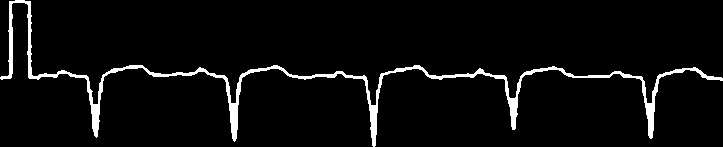
#> input picture Ali/III.jpg, 723 x 147 px
$ python digitalizer.py
#> lines starting #> are read from the running program, lines starting #| are printed output that depends on the picture; after the words box and inside, x2 and y2 are one past the last pixel; in counts of white or black regions, pixels touching at a corner belong together
#!/usr/bin/env python
# coding: utf-8

# In[1]:


import numpy as np
import matplotlib.pyplot as plt
import cv2 as cv


# In[2]:


image_name = 'III.jpg'
image = cv.imread(image_name, flags=cv.IMREAD_GRAYSCALE)
#> image is the input picture: shape (147, 723); min 0, max 255, mean 11.5
image[image<40] = 0
#> image: shape (147, 723); 2.9% of pixels changed, all inside (x1, y1, x2, y2) = (0, 0, 723, 147)
image[image>200] = 255
#> image: shape (147, 723); 4.5% white; 1 white region, box (x1, y1, x2, y2) and area: (0, 0, 723, 147) 4776


# In[3]:


plt.figure(figsize=(20,15))
plt.imshow(image)


# In[ ]:


# In[ ]:


# In[4]:


data = []
h = image.shape[0]
#> h = 147
for i, col in enumerate(image.T):
    data_point = np.mean([h-np.argmax(col==255), np.argmax(col[::-1]==255)])
    data.append((i,data_point))
#> this loop made 723 passes
#> data_point on passes 1 to 3: 69, 69, 69
#> after the loop, data = 723 pairs, first value 0 to 722, second value 21 to 145.5


# In[5]:


data = np.array(data)


# In[13]:


plt.figure(figsize=(15,9))

plt.plot(data[:,0], data[:,1], lw=5)
#plt.plot(data[:,0], data[:,1],'8')
plt.title('Digitalized output', size=15)
plt.xlabel('t', size=15)
plt.ylabel('voltage\n(non normalized)', size=15)
plt.savefig('output.jpg')
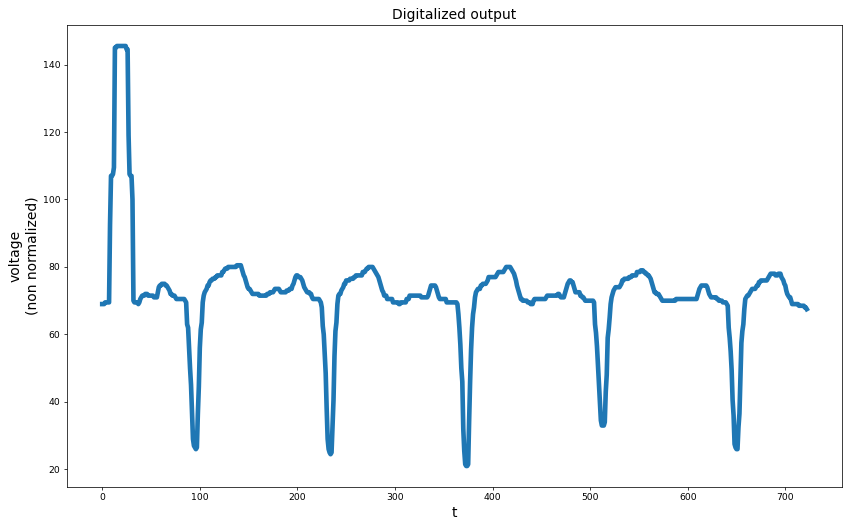
#> figure drawn by matplotlib, 1 panel; curve peaks at x = 15, y = 145.5
#plt.imshow(image)


# In[ ]:


# In[ ]:


# In[ ]:

$ run again, with Ali/I.jpg copied over Ali/III.jpg
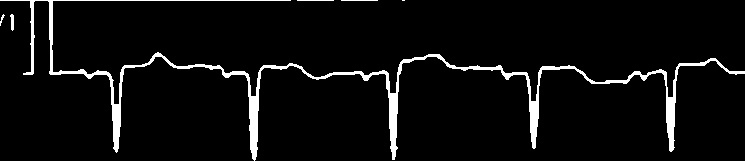
#> input picture Ali/I.jpg, 745 x 161 px
#> image is the input picture: shape (161, 745); min 0, max 255, mean 12.9
#> the loop `for i, col in enumerate(image.T):` made 745 passes
#> data_point on passes 1 to 3: 148, 149.5, 151
#> after the loop `for i, col in enumerate(image.T):`: data = 745 pairs, first value 0 to 744, second value 34.5 to 160.5
#> `plt.savefig('output.jpg')`:
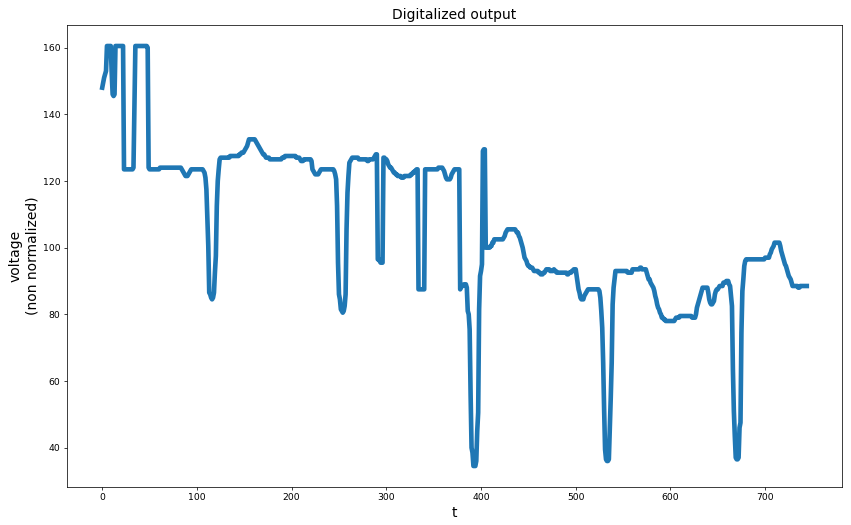
#> figure drawn by matplotlib, 1 panel; curve peaks at x = 5, y = 160.5

$ run again, with Ali/II.jpg copied over Ali/III.jpg
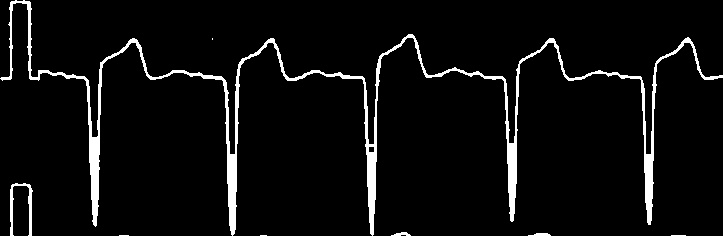
#> input picture Ali/II.jpg, 723 x 236 px
#> image is the input picture: shape (236, 723); min 0, max 255, mean 13.3
#> the loop `for i, col in enumerate(image.T):` made 723 passes
#> data_point on passes 1 to 3: 157.5, 157.5, 157
#> after the loop `for i, col in enumerate(image.T):`: data = 723 pairs, first value 0 to 722, second value 41 to 200
#> `plt.savefig('output.jpg')`:
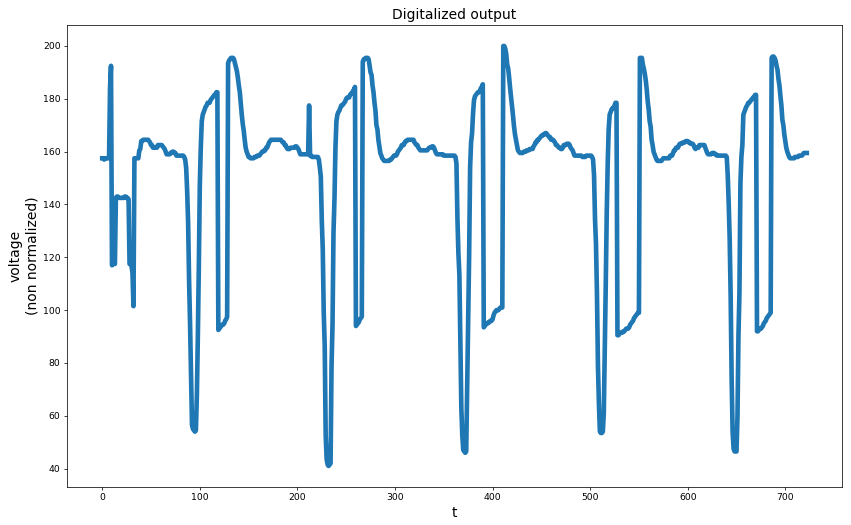
#> figure drawn by matplotlib, 1 panel; curve peaks at x = 411, y = 200

$ run again, with Ali/V1.jpg copied over Ali/III.jpg
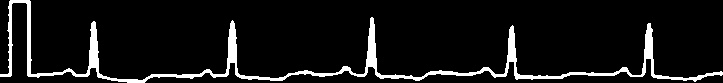
#> input picture Ali/V1.jpg, 723 x 83 px
#> image is the input picture: shape (83, 723); min 0, max 255, mean 20.1
#> the loop `for i, col in enumerate(image.T):` made 723 passes
#> data_point on passes 1 to 3: 7.5, 7.5, 7.5
#> after the loop `for i, col in enumerate(image.T):`: data = 723 pairs, first value 0 to 722, second value 1.5 to 81.5
#> `plt.savefig('output.jpg')`:
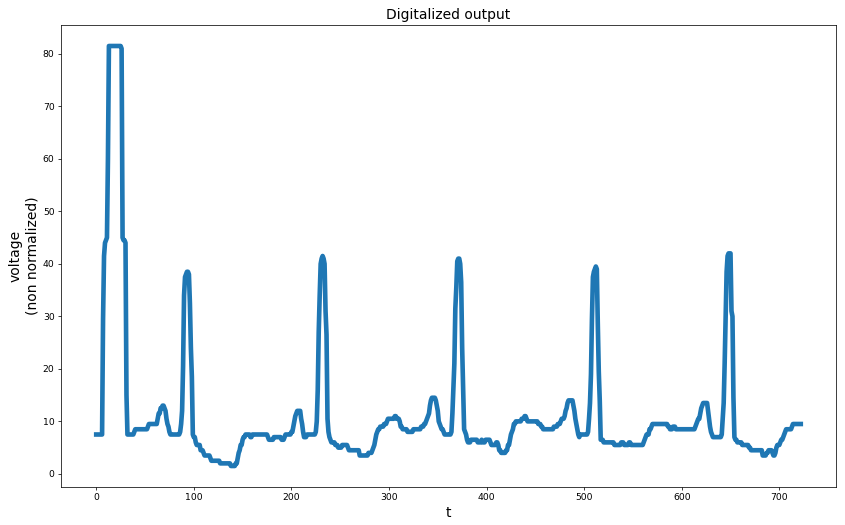
#> figure drawn by matplotlib, 1 panel; curve peaks at x = 13, y = 81.5
